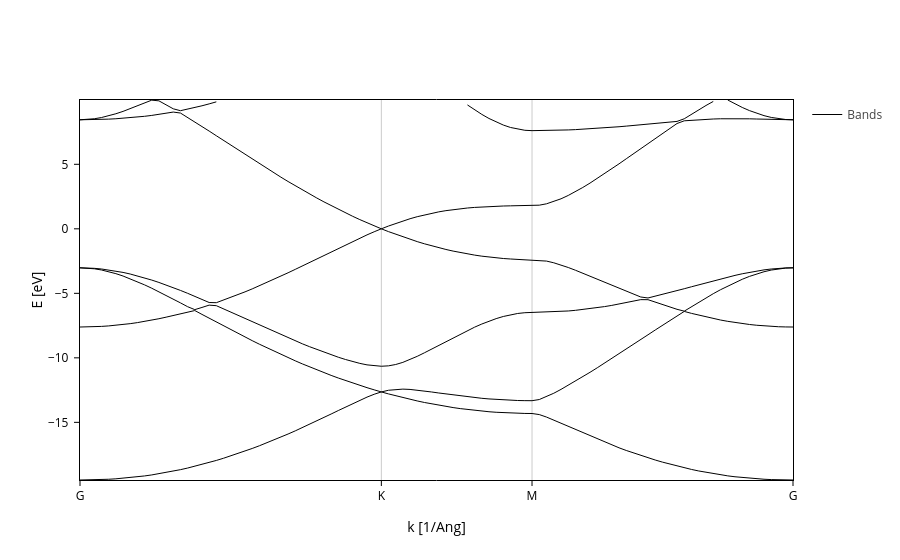

Notebook cell for this chart:
### Code cell
band_struct.plot(Erange=[-22,10])
